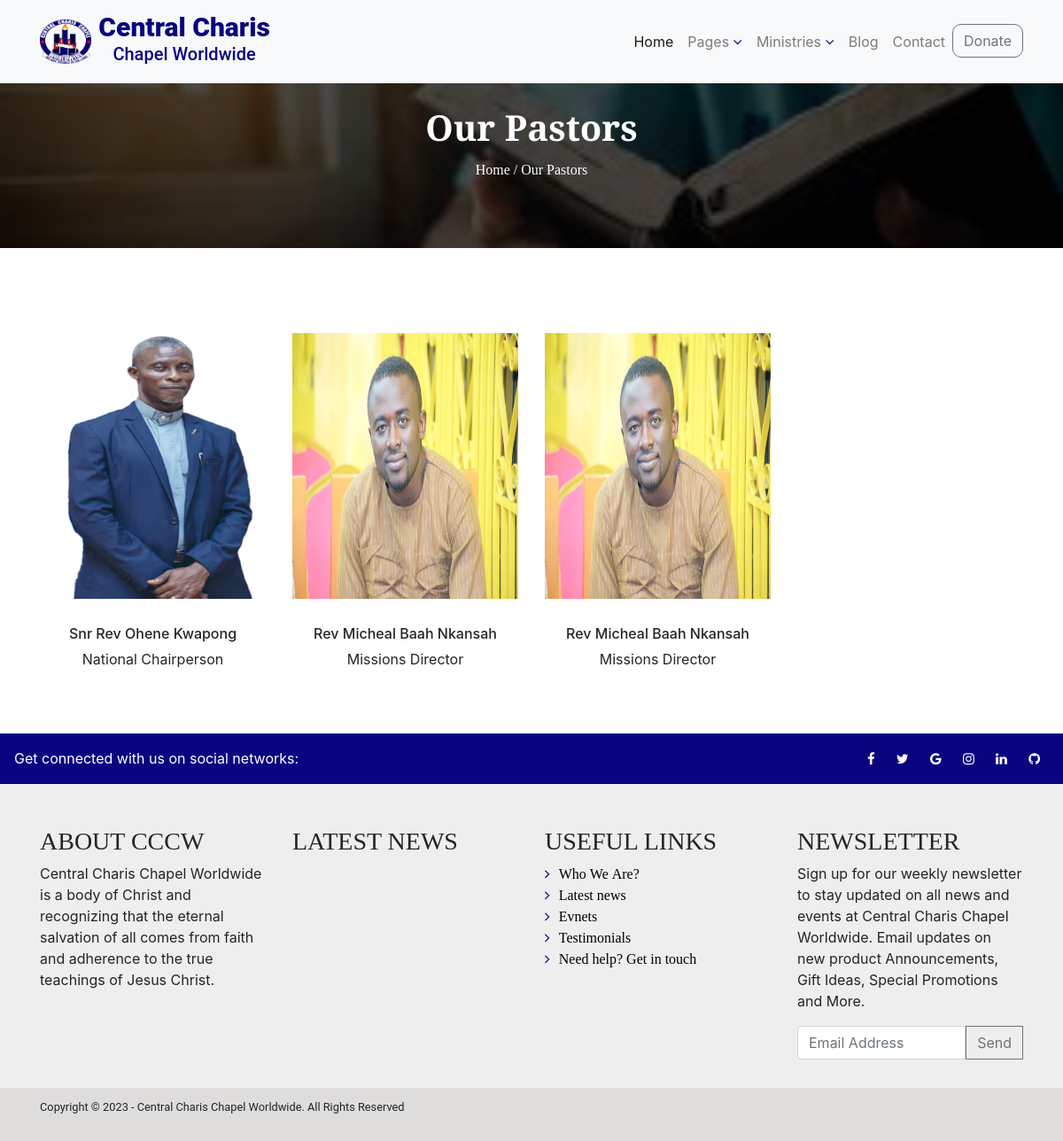
/our_pastors/, run on an earlier commit of the app's database.
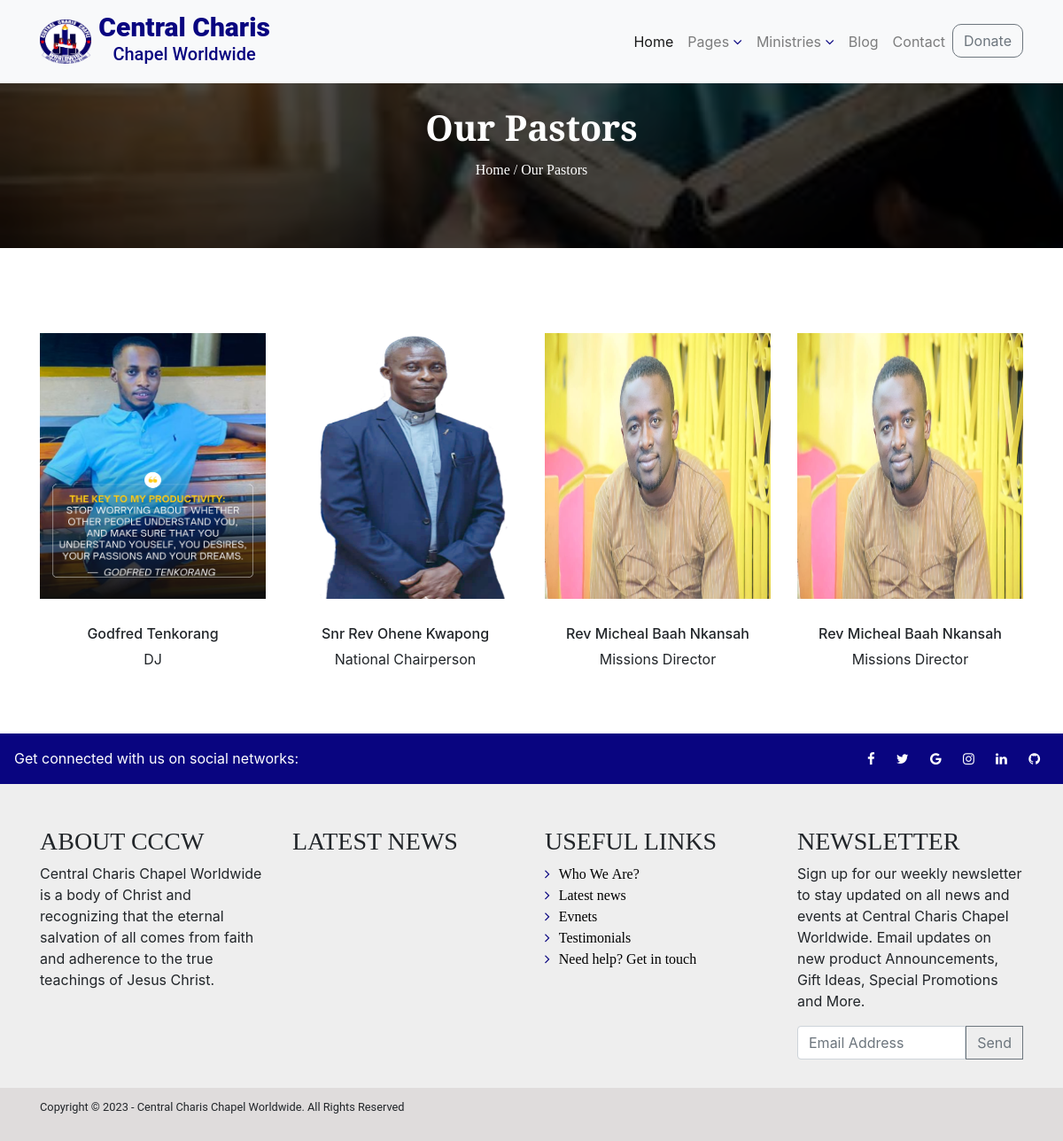
And on a later commit of the database.
### church/models.py (models this page shows, shortened)
class Pastor(models.Model):
    name = models.CharField(max_length=100)
    position = models.CharField(max_length=100)
    image = models.ImageField(upload_to='paster-img')
    facebook = models.URLField()
    gmail = models.URLField()
    date = models.DateTimeField(auto_now_add=True)

### church/views.py (the view)
# urls.py: path('our_pastors/', views.paster, name='pastor'),
def paster(request):
    pastors = Pastor.objects.all()
    posts = Post.objects.all()
    category = request.GET.get('category')
    if category == None:
        ministries = Ministry.objects.order_by('image')
    else:
        ministries = Ministry.objects.filter(category__name=category)
    categories = MinistryCategory.objects.all()
    if request.method == 'POST':
        email_address = request.POST['email_address']
        newsletter = Newsletter(email_address=email_address)
        newsletter.save()
        return redirect('home')
    context = {
        'pastors': pastors,
        'ministries': ministries,
        'categories': categories,
        'posts':posts,
        'title': 'Donate'
    }
    return render(request, 'church/paster.html', context)

### church/templates/church/paster.html (shortened to what this page needs)
{% extends 'church/base.html' %}
{% load static %}
{% block css_files %}
<link rel="stylesheet" type="text/css" href="{% static 'church/style.css' %}">
{% endblock %}
{% block content %}
<section data-aos="fade-up" class="myHeading">
    <div class="container">
        <div class="row">
            <div class="col">
                <h1 class="myTitle text-center">Our Pastors</h1>
                <h6 class="myTitle2 text-center"><a class="myTitleLink" href="{% url 'home' %}">Home </a>/ Our Pastors
                </h6>
            </div>
        </div>
    </div>
</section>
<section data-aos="fade-left" class="pt-5 pb-5">
    <div class="container">
        <div class="row team-row pt-5">
            {% for pastor in pastors %}
            <div class="col-md-3 col-sm-6 team-wrap pb-4">
                <div class="team-member text-center">
                    <div class="team-img">
                        <img src="{{ pastor.image.url }}" alt="">
                    </div>
                    <h6 class="team-title">{{ pastor.name }}</h6>
                    <span>{{ pastor.position }}</span>
                </div>
            </div>
            {% endfor %}
            <div class="col-md-3 col-sm-6 team-wrap pb-4">
                <div class="team-member text-center">
                    <div class="team-img">
                        <img src="{% static 'church/images/snr_Rev.jpg' %}" alt="">
                    </div>
                    <h6 class="team-title">Snr Rev Ohene Kwapong</h6>
                    <span>National Chairperson</span>
                </div>
            </div>
            <div class="col-md-3 col-sm-6 team-wrap pb-4">
                <div class="team-member last text-center">
                    <div class="team-img">
                        <img src="{% static 'church/images/snr.jpeg' %}" alt="">
                    </div>
                    <h6 class="team-title">Rev Micheal Baah Nkansah</h6>
                    <span>Missions Director</span>
                </div>
            </div>
            <div class="col-md-3 col-sm-6 team-wrap pb-4">
                <div class="team-member last text-center">
                    <div class="team-img">
                        <img src="{% static 'church/images/snr.jpeg' %}" alt="">
                    </div>
                    <h6 class="team-title">Rev Micheal Baah Nkansah</h6>
                    <span>Missions Director</span>
                </div>
            </div>
        </div>
    </div>
</section>
{% endblock %}

### church/templates/church/base.html (shortened to what this page needs)
{% load static %}
<!doctype html>
<html lang="en">
<head>
    <link rel="stylesheet" href="https://cdn.jsdelivr.net/npm/bootstrap@4.0.0/dist/css/bootstrap.min.css"
>
    <link rel="stylesheet" href="https://cdnjs.cloudflare.com/ajax/libs/font-awesome/4.7.0/css/font-awesome.min.css">
    <link rel="stylesheet" href="https://unpkg.com/aos@next/dist/aos.css" />
    <link rel="stylesheet" href="https://cdnjs.cloudflare.com/ajax/libs/animate.css/4.1.1/animate.min.css" />
    <link rel="stylesheet" href="{% static 'church/lightbox.css' %}">
    {% block css_files %}
    {% endblock %}
</head>
<body>
    <nav class="navbar fixed-top navbar-expand-lg navbar-light bg-light">
        <div class="container">
            <a href="{% url 'home' %}"><img src="{% static 'church/images/Church-logo.png' %}" height="50px" alt=""></a>
            <h1 class="d-none d-md-block pl-2"><a style="font-size: 30px; font-weight: 800; color: #090580; font-family: Roboto;"
                    class="navbar-brand text-center" href="{% url 'home' %}">Central Charis <h6 style="font-size: 20px;">
                        Chapel Worldwide</h6></a></h1>
            <div class="collapse navbar-collapse" id="navbarSupportedContent">
                <ul class="navbar-nav ml-auto">
                    <li class="nav-item active">
                        <a class="nav-link" href="{% url 'home' %}">Home <span class="sr-only">(current)</span></a>
                    </li>
                    <li class="nav-item dropdown">
                        <a class="nav-link my-nav dropbtn" href="" id="navbarDropdown" role="button" data-toggle="dropdown"
                            aria-haspopup="true" aria-expanded="false">
                            Pages <i class="fa fa-angle-down useful-icons"></i>
                        </a>
                    </li>
                    <li class="nav-item dropdown">
                        <a class="nav-link my-nav dropbtn" href="" id="navbarDropdown" role="button" data-toggle="dropdown"
                            aria-haspopup="true" aria-expanded="false">
                            Ministries <i  class="fa fa-angle-down useful-icons"></i>
                        </a>
                    </li>
                    <li class="nav-item">
                        <a class="nav-link" href="{% url 'blog' %}">Blog</a>
                    </li>
                    <li class="nav-item">
                        <a class="nav-link" href="{% url 'contact' %}">Contact</a>
                    </li>
                    <div>
                        <a class="btn btn-outline-secondary col-sm d-flex justify-content-center" href="{% url 'donate' %}">Donate</a>
                    </div>
                </ul>
            </div>
        </div>
    </nav>
    {% block content %}{% endblock %}
    <section data-aos="fade-down" class="d-flex justify-content-between p-3 text-white" style="background-color: #090580; overflow:hidden;">
        <div class="me-5">
            <span>Get connected with us on social networks:</span>
        </div>
        <div class="icon-bar">
            <a href="" class="text-white">
                <i class="fa fa-facebook-f"></i>
            </a>
            <a href="" class="text-white">
                <i class="fa fa-twitter"></i>
            </a>
            <a href="" class="text-white">
                <i class="fa fa-google"></i>
            </a>
            <a href="" class="text-white">
                <i class="fa fa-instagram"></i>
            </a>
            <a href="" class="text-white">
                <i class="fa fa-linkedin"></i>
            </a>
            <a href="" class="text-white">
                <i class="fa fa-github"></i>
            </a>
        </div>
    </section>
    <section data-aos="fade-up" class="pt-5 pb-4" style="background-color:#eee">
        <div class="container">
            <div class="row">
                <div class="col-md-3 mb-5">
                    <div>
                        <h3 style="font-family: Merimeter;">ABOUT CCCW</h3>
                        <p>Central Charis Chapel Worldwide is a body of Christ and recognizing that the eternal salvation of all comes from faith
                        and adherence to the true teachings of Jesus Christ.</p>
                    </div>
                </div>
                <div class="col-md-3 mb-5">
                    <div>
                        <h3 style="font-family: Merimeter;">LATEST NEWS</h3>
                    </div>
                </div>
                <div class="col-md-3 mb-5">
                    <div>
                        <h3 style="font-family: Merimeter;">USEFUL LINKS</h3>
                        <div>
                            <i class="fa fa-angle-right useful-icons"><a class="useful-links" href="{% url 'about' %}">Who We Are?</a></i>
                            <br>
                            <i class="fa fa-angle-right useful-icons"><a class="useful-links" href="{% url 'blog' %}">Latest news</a></i>
                            <br>
                            <i class="fa fa-angle-right useful-icons"><a class="useful-links" href="{% url 'event' %}">Evnets</a></i>
                            <br>
                            <i class="fa fa-angle-right useful-icons"><a class="useful-links" href="">Testimonials</a></i>
                            <br>
                            <i class="fa fa-angle-right useful-icons"><a class="useful-links" href="{% url 'contact' %}">Need help? Get in touch</a></i>
                        </div>
                    </div>
                </div>
                <div class="col-md-3 2">
                    <div>
                        <h3 style="font-family: Merimeter;">NEWSLETTER</h3>
                        <p>Sign up for our weekly newsletter to stay updated on all news and events at Central Charis Chapel Worldwide. Email updates on new product
                        Announcements, Gift Ideas, Special Promotions and More.</p>
                        <form method="POST">
                            <div class="input-group mb-2">
                                <input type="email" class="form-control" id="email_address" name="email_address" placeholder="Email Address">
                                <button type="submit" class="btn btn-outline-secondary myBtn">Send</button>
                            </div>
                        </form>
                    </div>
                </div>
            </div>
        </div>
    </section>
    <section data-aos="fade-up" style="background-color: #dfdcdc; height:60px">
        <div class="container">
            <div class="pt-2">
                <small style="font-family: Roboto;">Copyright © 2023 - Central Charis Chapel Worldwide. All Rights Reserved</small>
            </div>
        </div>
    </section>
</body>
</html>

### church/static/church/style.css (style rules this page uses)
h1 { position: relative; padding: 0; margin: 0; font-family: "Raleway", sans-serif; font-weight: 300; font-size: 40px; color: #080808; -webkit-transition: all 0.4s ease 0s; -o-transition: all 0.4s ease 0s; transition: all 0.4s ease 0s; }
.btn { border-radius: 10px; }

What changed in the data, as far as the page shows it:
added Pastor: image (picture), name "Godfred Tenkorang", position "DJ"
